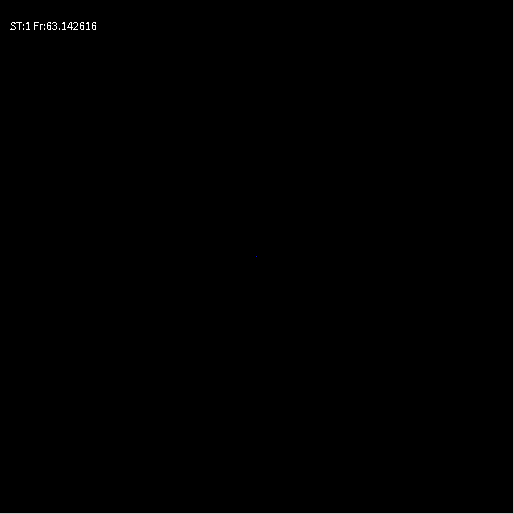
Frame 1 (no input)
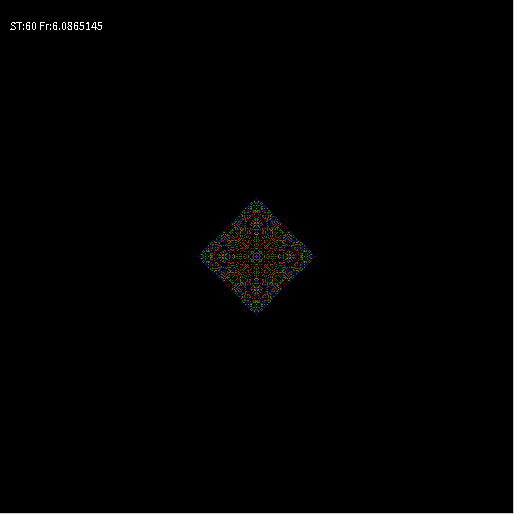
Frame 60 (the mouse pressed at the canvas centre just before this capture)
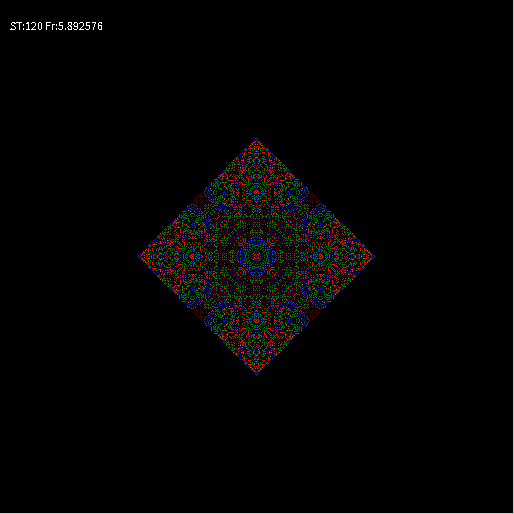
Frame 120 (the mouse held since frame 60 and released just before this capture)

The Processing sketch that drew these frames (run headless with seeded random() and noise(); from frame 60 on, the mouse is pressed at the canvas centre):

// Processing sketch: prac_dom_20161203_Automat_komorkowy2
// ── prac_dom_20161203_Automat_komorkowy2.pde
//Jednowymiarowy, DETERMINISTYCZNY automat komórkowy - reguła zsumuj z sąsiadami i wł
//zasiewamy tablicę na początku z zadaną gęstością lub pojedynczą komórką
/////////////////////////////////////////////////////////////////////////////////////

int WorldSize=513; //ile chcemy elementów w linii
int[][] WorldOld=new int[WorldSize][WorldSize];//tworzenie tablic w Processingu zawsze
int[][] WorldNew=new int[WorldSize][WorldSize];
int Div=16; //jaki dzielnik w regule automatu (ilość kolorów)
float IDens=0.0; //początkowa gęstość tablicy


void setup()
{
  size(514,514); //okno kwadratowe
  noSmooth();
  if(IDens>0)
  {
    for(int i=0;i<WorldOld.length;i++) //zasiewanie tablicy
      for (int j=0;j<WorldOld.length;j++)
      if(random(1.0)<IDens)
      WorldOld[i][j]=int(random(3));
  }
  else
  {
    WorldOld[WorldSize/2][WorldSize/2]=1;
  }
  frameRate(30);
}

int t=0;
void draw()
{
  for (int i=0;i<WorldSize;i++) //wizualizacja czyli "rysowanie na ekranie"
  for (int j=0;j<WorldSize;j++)
  {
    switch(WorldOld[i][j]){ //instrukcja wyboru pozwala nam wybrać dowolny kolor w zalezności
    case 15:stroke(0,0,16);break;
    case 14:stroke(0,16,0);break;
    case 13:stroke(16,0,0);break;
    case 12:stroke(0,0,32);break;
    case 11:stroke(32,0,0);break;
    case 10:stroke(0,32,0);break;
    case 9:stroke(0,0,64);break;
    case 8:stroke(64,0,0);break;
    case 7:stroke(0,64,0);break;
    case 6:stroke(0,0,128);break;
    case 5:stroke(128,0,0);break;
    case 4:stroke(0,128,0);break;
    case 3:stroke(128,128,0);break;
    case 2:stroke(255,0,0);break;
    case 1:stroke(0,0,255);break;
    case 0:stroke(0,0,0);break;
    default: stroke(0,255,0); //to się pojawić nie powinno
    break;
    }
    
    point (i,j);
  }
  //zmiana stanu automatu
  for(int i=0;i<WorldSize;i++) //reguła - zsumuj z sąsiadami i weż modulo
  {
      //zamiast ignorować brzegi można zrobić liczneie indeksów sąsiadów z zawijaniem
      int right = (i+1) %WorldSize;
      int left = (WorldSize+i-1) % WorldSize;
    
      for(int j=0;j<WorldSize;j++)
      {
        int dw=(j+1) % WorldSize;
        int up=(WorldSize+j-1) % WorldSize;
        int ile = WorldOld[i][j]
                +WorldOld[left][j]
                +WorldOld[right][j]
                +WorldOld[i][up]
                +WorldOld[i][dw]
                ;//suma pięciu brana potem modulo 3
        WorldNew[i][j]=ile % Div; //nowy stan zapisujemy na drugą tablicę
      }
  }

  //zamiana tablic
  int[][] WorldTmp=WorldOld;
  WorldOld=WorldNew;
  WorldNew=WorldTmp;

  t++;//kolejne pokolenie/krok/krok
  fill(255);
  text("ST:"+t+" Fr:"+frameRate,10,30);
}
